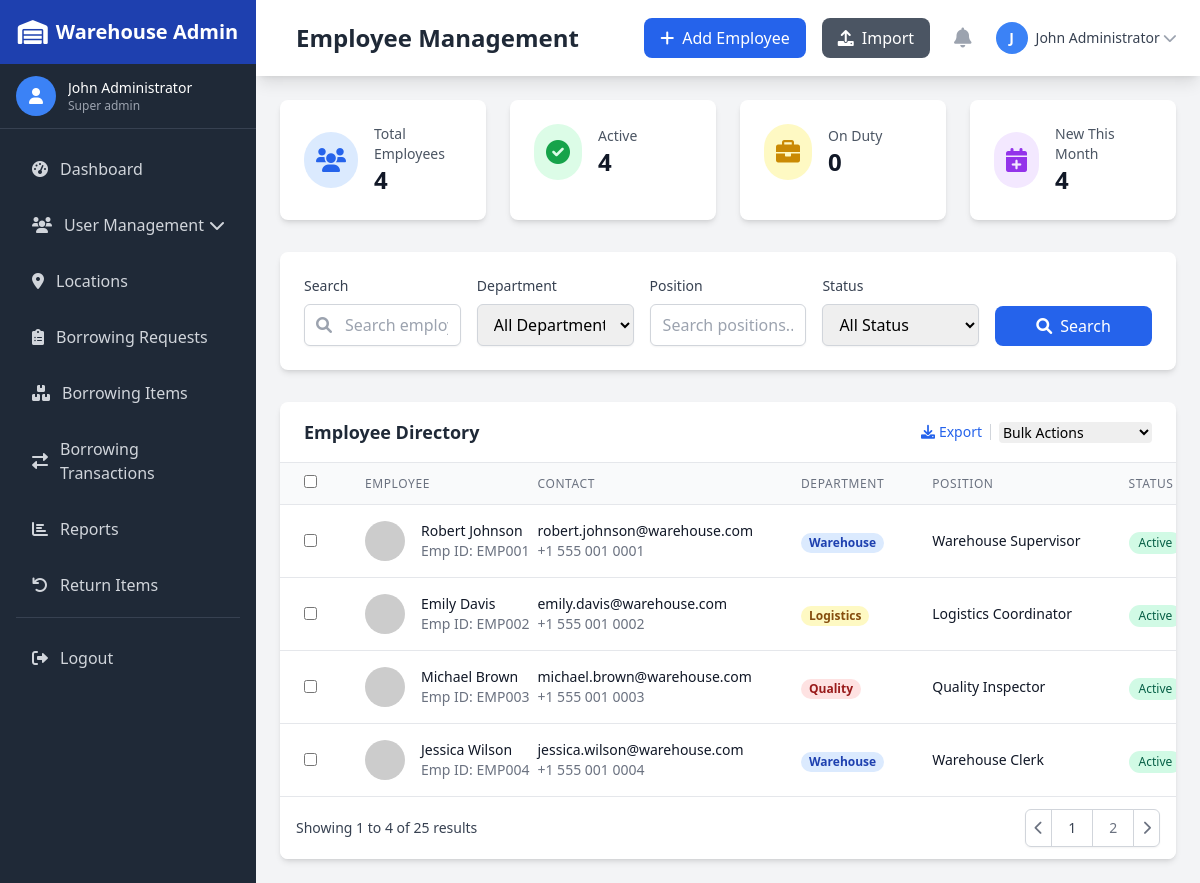
Screenshot of /user-management/employee-management.php (signed in) with the database file from the repository.
### tables this page shows
CREATE TABLE Employee (
    id INT PRIMARY KEY AUTO_INCREMENT,
    employee_id VARCHAR(20) UNIQUE,
    name VARCHAR(100),
    email VARCHAR(100) UNIQUE,
    password_hash VARCHAR(255),
    phone VARCHAR(20),
    role VARCHAR(50),
    department ENUM('warehouse', 'logistics', 'inventory', 'quality', 'maintenance', 'administration') DEFAULT 'warehouse',
    position VARCHAR(100),
    hire_date DATE,
    salary DECIMAL(10,2),
    shift ENUM('day', 'night', 'rotating') DEFAULT 'day',
    address TEXT,
    emergency_contact VARCHAR(255),
    status ENUM('active', 'inactive', 'on-leave', 'terminated') DEFAULT 'active',
    admin_id INT,
    created_at DATETIME DEFAULT CURRENT_TIMESTAMP,
    updated_at TIMESTAMP DEFAULT CURRENT_TIMESTAMP ON UPDATE CURRENT_TIMESTAMP,
    FOREIGN KEY (admin_id) REFERENCES Admin(id)
);

### user-management/employee-management.php (the view, shortened to what the rows shown need)
<?php
require_once '../includes/auth.php';
function getEmployees($pdo, $page = 1, $limit = 10, $filters = []) {
    $offset = ($page - 1) * $limit;
    $whereClause = "WHERE 1=1";
    $params = [];
    $query = "SELECT * FROM Employee $whereClause ORDER BY created_at DESC LIMIT :limit OFFSET :offset";
    $stmt = $pdo->prepare($query);
    $stmt->bindValue(':limit', $limit, PDO::PARAM_INT);
    $stmt->bindValue(':offset', $offset, PDO::PARAM_INT);
    $stmt->execute();
    return $stmt->fetchAll();
}
$filters = [
    'search' => $_GET['search'] ?? '',
    'department' => $_GET['department'] ?? '',
    'position' => $_GET['position'] ?? '',
    'status' => $_GET['status'] ?? ''
];
$page = (int)($_GET['page'] ?? 1);
$limit = 10;
$employees = getEmployees($pdo, $page, $limit, $filters);
?>
<!DOCTYPE html>
<html lang="en">
<head>
    <script src="https://cdn.tailwindcss.com"></script>
    <link href="https://cdnjs.cloudflare.com/ajax/libs/font-awesome/6.0.0/css/all.min.css" rel="stylesheet">
    <link rel="stylesheet" href="../css/style.css">
</head>
<body class="bg-gray-100">
    <div class="lg:ml-64">
         <?php include '../includes/navbar.php'; ?>
        <main class="p-6">
            <div class="grid grid-cols-1 md:grid-cols-4 gap-6 mb-8">
                <div class="bg-white rounded-lg shadow-md p-6">
                    <div class="flex items-center">
                        <div class="ml-4">
                            <h2 class="text-sm font-medium text-gray-600">Total Employees</h2>
                        </div>
                    </div>
                </div>
                <div class="bg-white rounded-lg shadow-md p-6">
                    <div class="flex items-center">
                        <div class="ml-4">
                            <h2 class="text-sm font-medium text-gray-600">Active</h2>
                        </div>
                    </div>
                </div>
                <div class="bg-white rounded-lg shadow-md p-6">
                    <div class="flex items-center">
                        <div class="ml-4">
                            <h2 class="text-sm font-medium text-gray-600">On Duty</h2>
                        </div>
                    </div>
                </div>
                <div class="bg-white rounded-lg shadow-md p-6">
                    <div class="flex items-center">
                        <div class="ml-4">
                            <h2 class="text-sm font-medium text-gray-600">New This Month</h2>
                        </div>
                    </div>
                </div>
            </div>
            <div class="bg-white rounded-lg shadow-md overflow-hidden">
                <div class="overflow-x-auto">
                    <table class="min-w-full divide-y divide-gray-200">
                        <thead class="bg-gray-50">
                            <tr>
                                <th class="px-6 py-3 text-left text-xs font-medium text-gray-500 uppercase tracking-wider">
                                    <input type="checkbox" class="rounded border-gray-300" id="select-all">
                                </th>
                                <th class="px-6 py-3 text-left text-xs font-medium text-gray-500 uppercase tracking-wider">Employee</th>
                                <th class="px-6 py-3 text-left text-xs font-medium text-gray-500 uppercase tracking-wider">Contact</th>
                                <th class="px-6 py-3 text-left text-xs font-medium text-gray-500 uppercase tracking-wider">Department</th>
                                <th class="px-6 py-3 text-left text-xs font-medium text-gray-500 uppercase tracking-wider">Position</th>
                                <th class="px-6 py-3 text-left text-xs font-medium text-gray-500 uppercase tracking-wider">Status</th>
                            </tr>
                        </thead>
                        <tbody class="bg-white divide-y divide-gray-200" id="employees-table-body">
                            <?php if (empty($employees)): ?>
                            <tr>
                                <td colspan="8" class="px-6 py-8 text-center text-gray-500">
                                    <div class="flex flex-col items-center">
                                        <i class="fas fa-users text-4xl text-gray-300 mb-2"></i>
                                        <p class="text-lg font-medium">No employees found</p>
                                        <p class="text-sm">Add your first employee to get started.</p>
                                    </div>
                                </td>
                            </tr>
                            <?php else: ?>
                                <?php foreach ($employees as $employee): ?>
                                <tr class="hover:bg-gray-50">
                                    <td class="px-6 py-4">
                                        <input type="checkbox" class="rounded border-gray-300 employee-checkbox" data-id="<?php echo $employee['id']; ?>">
                                    </td>
                                    <td class="px-6 py-4 whitespace-nowrap">
                                        <div class="flex items-center">
                                            <?php
                                            $nameForAvatar = urlencode($employee['name']);
                                            $avatarColors = ['3B82F6', '10B981', 'F59E0B', 'EF4444', '8B5CF6', '06B6D4', 'F97316'];
                                            $colorIndex = abs(crc32($employee['name'])) % count($avatarColors);
                                            $avatarColor = $avatarColors[$colorIndex];
                                            ?>
                                            <img class="h-10 w-10 rounded-full" src="https://ui-avatars.com/api/?name=<?php echo $nameForAvatar; ?>&background=<?php echo $avatarColor; ?>&color=fff" alt="">
                                            <div class="ml-4">
                                                <div class="text-sm font-medium text-gray-900"><?php echo htmlspecialchars($employee['name']); ?></div>
                                                <div class="text-sm text-gray-500">Emp ID: <?php echo htmlspecialchars($employee['employee_id']); ?></div>
                                            </div>
                                        </div>
                                    </td>
                                    <td class="px-6 py-4 whitespace-nowrap">
                                        <div class="text-sm text-gray-900"><?php echo htmlspecialchars($employee['email']); ?></div>
                                        <div class="text-sm text-gray-500"><?php echo htmlspecialchars($employee['phone']); ?></div>
                                    </td>
                                    <td class="px-6 py-4 whitespace-nowrap">
                                        <?php
                                        $departmentColors = [
                                            'warehouse' => 'bg-blue-100 text-blue-800',
                                            'inventory' => 'bg-green-100 text-green-800',
                                            'logistics' => 'bg-yellow-100 text-yellow-800',
                                            'quality' => 'bg-red-100 text-red-800',
                                            'maintenance' => 'bg-orange-100 text-orange-800',
                                            'administration' => 'bg-purple-100 text-purple-800'
                                        ];
                                        $colorClass = $departmentColors[$employee['department']] ?? 'bg-gray-100 text-gray-800';
                                        ?>
                                        <span class="px-2 inline-flex text-xs leading-5 font-semibold rounded-full <?php echo $colorClass; ?>">
                                            <?php echo ucfirst(str_replace('-', ' ', $employee['department'])); ?>
                                        </span>
                                    </td>
                                    <td class="px-6 py-4 whitespace-nowrap">
                                        <div class="text-sm text-gray-900"><?php echo htmlspecialchars($employee['position']); ?></div>
                                    </td>
                                    <td class="px-6 py-4 whitespace-nowrap">
                                        <?php
                                        $statusClasses = [
                                            'active' => 'badge-active',
                                            'inactive' => 'badge-inactive',
                                            'on-leave' => 'badge-warning',
                                            'terminated' => 'badge-danger'
                                        ];
                                        $statusClass = $statusClasses[$employee['status']] ?? 'badge-inactive';
                                        ?>
                                        <span class="badge <?php echo $statusClass; ?>"><?php echo ucfirst(str_replace('-', ' ', $employee['status'])); ?></span>
                                    </td>
                                </tr>
                                <?php endforeach; ?>
                            <?php endif; ?>
                        </tbody>
                    </table>
                </div>
            </div>
        </main>
    </div>
</body>
</html>

### rows the page displays
employee: name "Robert Johnson", employee "EMP001", email "robert.johnson@warehouse.com", phone "+1 555 001 0001", department "Warehouse", position "Warehouse Supervisor", status "Active"
employee: name "Emily Davis", employee "EMP002", email "emily.davis@warehouse.com", phone "+1 555 001 0002", department "Logistics", position "Logistics Coordinator", status "Active"
employee: name "Michael Brown", employee "EMP003", email "michael.brown@warehouse.com", phone "+1 555 001 0003", department "Quality", position "Quality Inspector", status "Active"
employee: name "Jessica Wilson", employee "EMP004", email "jessica.wilson@warehouse.com", phone "+1 555 001 0004", department "Warehouse", position "Warehouse Clerk", status "Active"

### other values shown
$currentAdmin['name'] "John Administrator"
str_replace('-', ' ', $currentAdmin['role']) "Super admin"
$pageTitle "Employee Management"
$action['text'] "Add Employee"
$action['text'] "Import"
substr($currentAdmin['name'], 0, 1) "J"
$stats['total_employees'] "4"
$stats['active_employees'] "4"
$stats['on_duty'] "0"
$stats['new_this_month'] "4"
